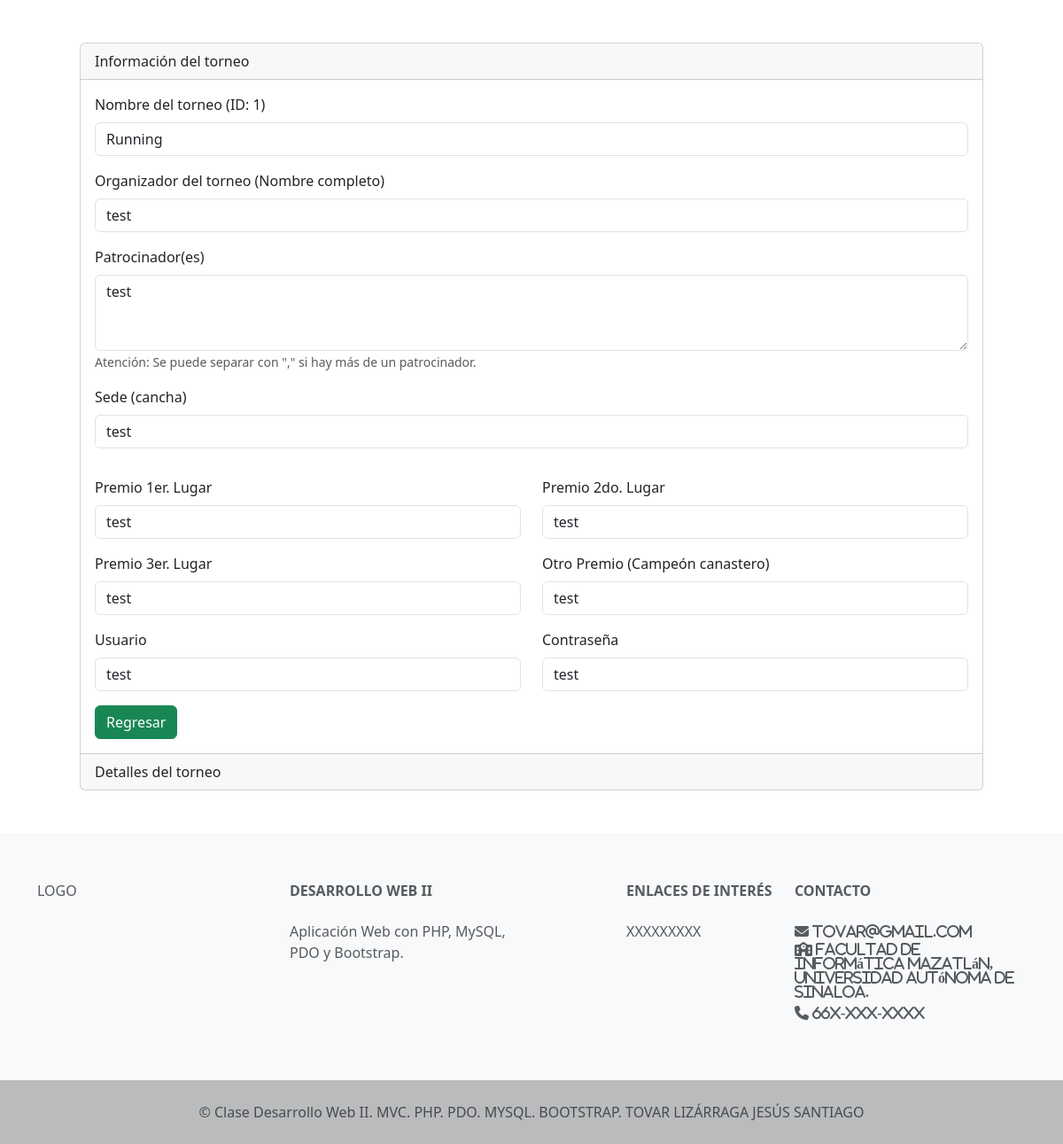
Screenshot of /final_0.14.5/final/views/admin/readOneTorneo.php?id=1 (signed in) with the database file from the repository.
### tables this page shows
CREATE TABLE `torneos` (
  `idTorneo` int(11) NOT NULL,
  `nombreTorneo` varchar(50) NOT NULL,
  `patrocinadores` varchar(200) NOT NULL,
  `organizador` varchar(100) NOT NULL,
  `sede` varchar(50) NOT NULL,
  `premio1erLugar` varchar(50) NOT NULL,
  `premio2doLugar` varchar(50) NOT NULL,
  `premio3erLugar` varchar(50) NOT NULL,
  `otroPremio` varchar(50) NOT NULL,
  `usuarioOrganizador` varchar(50) NOT NULL,
  `contrasenaOrganizador` varchar(100) NOT NULL
);

### final_0.14.5/final/models/torneos.php (called while the page is built, shortened)
<?php
    require_once("../../config/conexion.php");
    class torneos{
        private $PDO;
        public function __construct(){
            $con = new Conexion();
            $this->PDO = $con->open();
        }
        public function readOne($id){
            $statement = "SELECT * FROM torneos WHERE idTorneo = :id";
            $query = $this->PDO->prepare($statement);
            $query->bindParam(":id", $id);
            return ($query->execute())? $query->fetch() : false;
        }
    }
?>

### final_0.14.5/final/config/conexion.php (called while the page is built, shortened)
<?php
    class Conexion{
        private $server = "localhost";
        private $db = "torneosbasket";
        private $user = "root";
        private $password = "";
        public function open(){
            try{
                $this->conexion = new PDO("mysql:host=$this->server;dbname=$this->db","$this->user","$this->password");
                return $this->conexion;
            }catch (PDOException $e){
                echo "Error: ".$e->getMessage();
            }
        }
    }
?>

### final_0.14.5/final/controllers/torneosController.php (called while the page is built, shortened)
<?php
    require_once("../../models/torneos.php");
    class torneosController{
        private $model;
        function __construct(){
            $this->model = new torneos();
        }
        public function readOneTorneo($id){
            return ($this->model->readOne($id))? $this->model->readOne($id) : header("Location: admin.php");
        }
    }
?>

### final_0.14.5/final/views/admin/readOneTorneo.php (the view)
<?php
    require_once("./template/header.php");
    require_once("../../controllers/torneosController.php");
    $objControl = new torneosController();
    $lstTorneo = $objControl->readOneTorneo($_GET['id']);
?>
    <div class="mx-auto p-5">
        <div class="card">
            <div class="card-header">
                Información del torneo
            </div>
            <div class="card-body">
                <form action="torneosInsert.php" method="POST">
                    <div class="mb-3">
                        <label for="nombreTorneo" class="form-label">Nombre del torneo (ID: <?= $lstTorneo['idTorneo'] ?>)</label>
                        <input type="text" class="form-control" name="txtNombreTorneo" id="nombreTorneo"
                        value="<?= $lstTorneo['nombreTorneo'] ?>" readonly>
                    </div>
                    <div class="mb-3">
                        <label for="organizador" class="form-label">Organizador del torneo (Nombre completo)</label>
                        <input type="text" class="form-control" name="txtOrganizador" id="organizador"
                        value="<?= $lstTorneo['organizador'] ?>" readonly>
                    </div>
                    <div class="mb-3">
                        <label for="patrocinadores" class="form-label">Patrocinador(es)</label>
                        <textarea name="txtPatrocinadores" id="patrocinadores" col="30" rows="3" class="form-control" readonly><?= $lstTorneo['patrocinadores'] ?></textarea>
                        <span id="patrocinadores" class="form-text">
                            Atención: Se puede separar con "," si hay más de un patrocinador.
                        </span>
                    </div>
                    <div class="row">
                        <div class="col mb-3">
                            <div class="col mb-3">
                                <label for="sede" class="form-label">Sede (cancha)</label>
                                <input type="text" class="form-control" name="txtSede" id="sede"
                                value="<?= $lstTorneo['sede'] ?>"readonly>
                            </div>
                        </div>
                    </div>
                    <div class="row">
                        <div class="col mb-3">
                            <label for="premio1" class="form-label">Premio 1er. Lugar</label>
                            <input type="text" class="form-control" id="premio1" name="txtPremio1"
                            value="<?= $lstTorneo['premio1erLugar'] ?>" readonly>
                        </div>
                        <div class="col mb-3">
                            <label for="premio2" class="form-label">Premio 2do. Lugar</label>
                            <input type="text" class="form-control" id="premio2" name="txtPremio2"
                            value="<?= $lstTorneo['premio2doLugar'] ?>"readonly>
                        </div>
                    </div>
                    <div class="row">
                        <div class="col mb-3">
                            <label for="premio3" class="form-label">Premio 3er. Lugar</label>
                            <input type="text" class="form-control" id="premio3" name="txtPremio3"
                            value="<?= $lstTorneo['premio3erLugar'] ?>"readonly>
                        </div>
                        <div class="col mb-3">
                            <label for="otroPremio" class="form-label">Otro Premio (Campeón canastero)</label>
                            <input type="text" class="form-control" id="otroPremio" name="txtOtroPremio"
                            value="<?= $lstTorneo['otroPremio'] ?>"readonly>
                        </div>
                    </div>
                    <div class="row">
                        <div class="col mb-3">
                            <label for="usuario" class="form-label">Usuario</label>
                            <input type="text" class="form-control" id="usuario" name="txtUsuario"
                            value="<?= $lstTorneo['usuarioOrganizador'] ?>"readonly>
                        </div>
                        <div class="col mb-3">
                            <label for="pass" class="form-label">Contraseña</label>
                            <input type="text" class="form-control" id="pass" name="txtPass"
                            value="<?= $lstTorneo['contrasenaOrganizador'] ?>"readonly>
                        </div>
                    </div>
                    <div class="colo-12">
                        <a href="readAllTorneos.php" class="btn btn-success">Regresar</a>
                    </div>
                </form>
            </div>
            <div class="card-footer">
                Detalles del torneo
            </div>
        </div>
    </div>
<?php
    require_once("./template/footer.php");
?>

### rows the page displays
torneos: idTorneo "1", txtNombreTorneo "Running", txtOrganizador "test", txtPatrocinadores "test", txtSede "test", txtPremio1 "test", txtPremio2 "test", txtPremio3 "test", txtOtroPremio "test", txtUsuario "test", txtPass "test"
